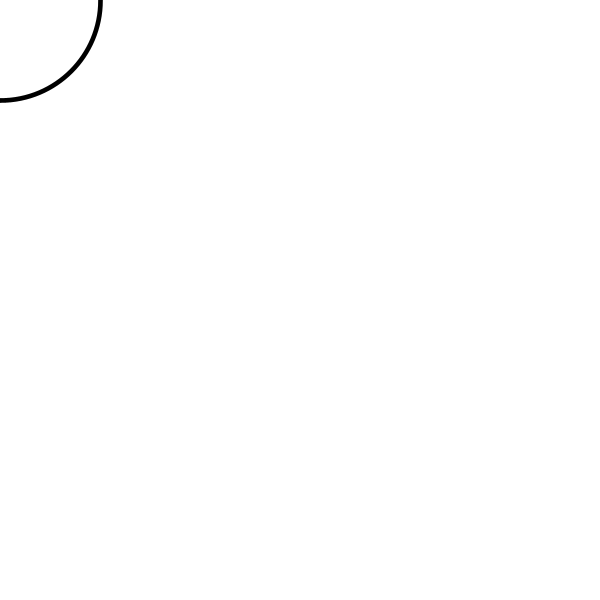
Frame 1 (no input)
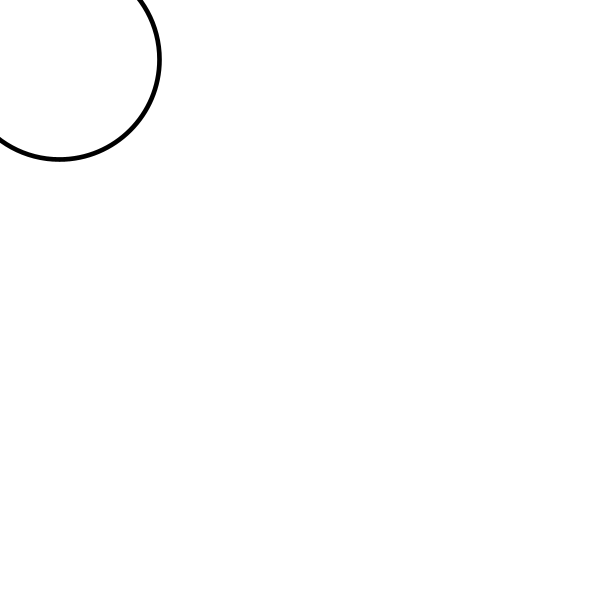
Frame 60 (the mouse pressed at the canvas centre just before this capture)
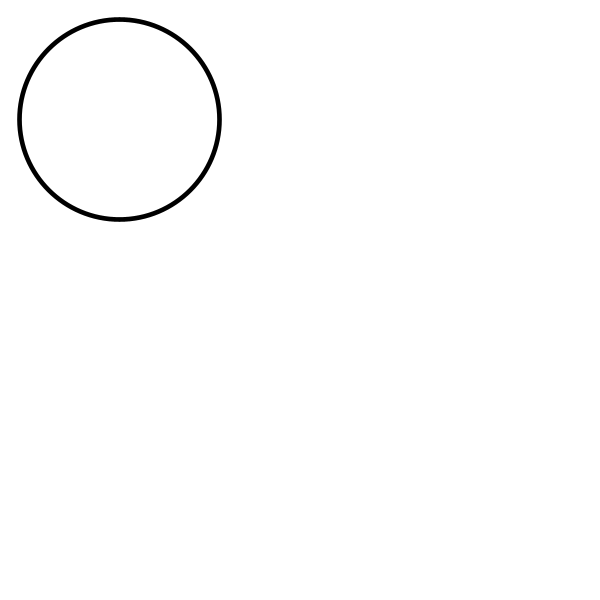
Frame 120 (the mouse held since frame 60 and released just before this capture)

The Processing sketch that drew these frames (run headless with seeded random() and noise(); from frame 60 on, the mouse is pressed at the canvas centre):

// Processing sketch: CIRCLE_4
// ── CIRCLE_4.pde
int y;  
void setup(){  
size(600,600);  
y=0;  
}  
 
void draw (){  
background(255);  
strokeWeight(4.67);  
circle(y,y,200);   
y++;  
if (y>700){  
y=-100;  
}  
} 
